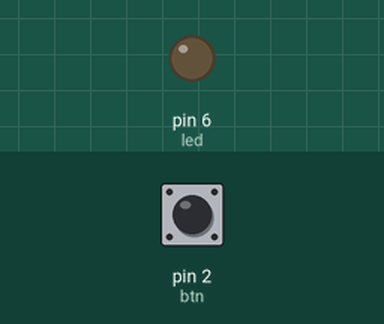
Bench run of a sketch on a simulated Arduino Uno, built with avr-gcc and run on an emulated ATmega328P. Parts: output pins drawn as LEDs (lit = HIGH). Dashed ring = blinking. The inputs (shaded band) are chosen by the test bench; at power-on: pin 2 (btn) LOW.

Above: at 1.2 s.
1.3 s: pin 2 (btn) pulled HIGH for 1 s
At 1.45 s:
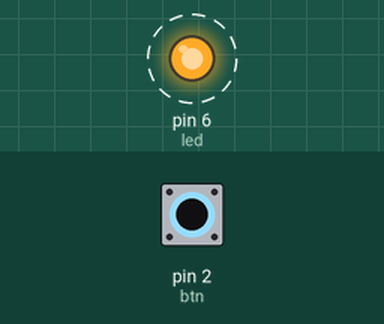
3.8 s: pin 2 (btn) pulled HIGH for 0.15 s
At 4.5 s:
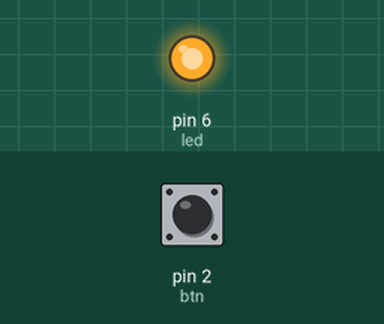
5.4 s: pin 2 (btn) pulled HIGH for 3.2 s
At 9.2 s:
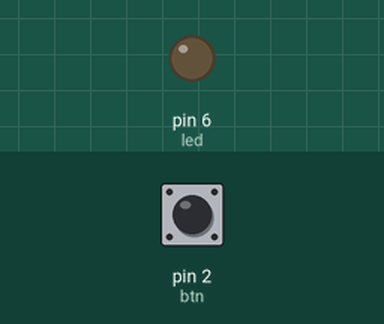
Timing chart, 0 to 10.7 s (numbered marks = the images above; inputs shaded):
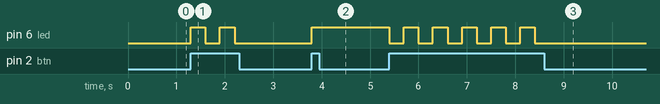

The sketch:

button_led_toggle.ino
```cpp
const int led = 6;
const int btn = 2;
int ledState = 0;

void setup() {
  pinMode(led, OUTPUT);
  pinMode(btn, INPUT);
}

void loop() {
  int btnState = digitalRead(btn);
  // 버튼을 누르면 1 - 풀다운 저항
  if(btnState == 1){
    ledState = !ledState;
    digitalWrite(led, ledState);
    delay(300);
  }
}
```

Measured:
- after the input at 1.3 s, pin 6 (led): alternates HIGH for 0.30 s and LOW for 0.30 s, 4 changes in all, then stays LOW, starting at once
- after the input at 3.8 s, pin 6 (led): LOW → HIGH at once
- after the input at 5.4 s, pin 6 (led): alternates HIGH for 0.30 s and LOW for 0.30 s, 11 changes in all, then stays LOW, starting at once
